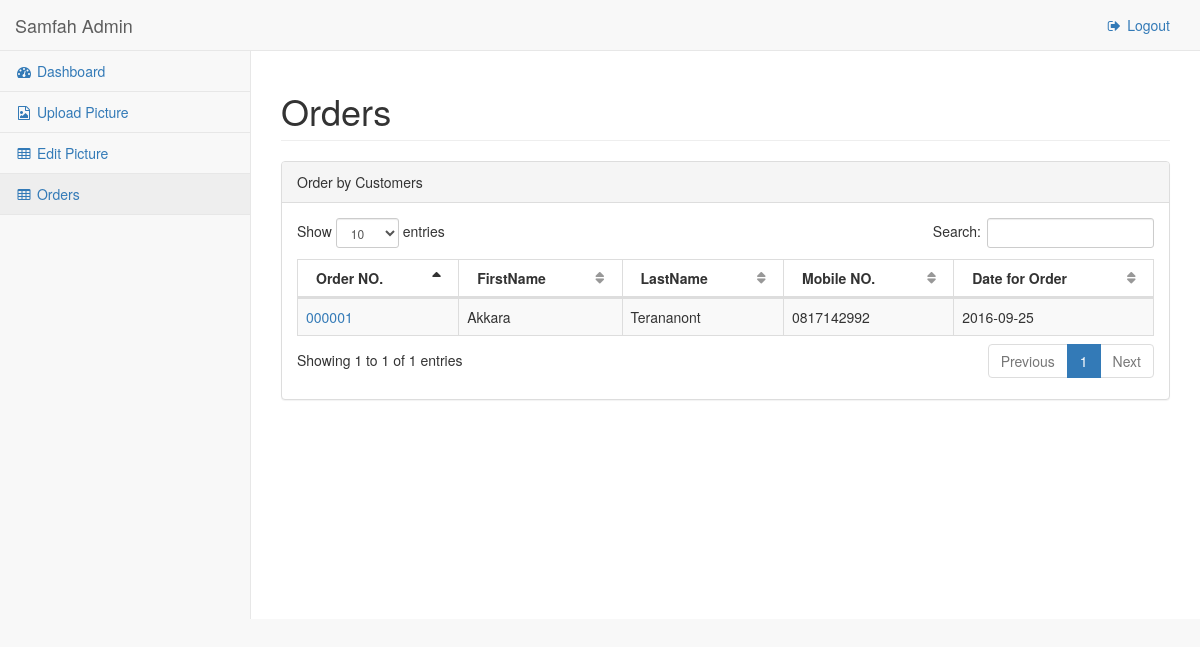
The app's page /backoffice/pages/orders.php (signed in) with its own data.
### tables this page shows
CREATE TABLE `orders` (
  `Order_ID` int(6) unsigned zerofill NOT NULL AUTO_INCREMENT,
  `Date_for_Orders` date NOT NULL,
  `Date_for_Reserve` datetime NOT NULL,
  `Customer_ID` int(5) unsigned zerofill NOT NULL,
  PRIMARY KEY (`Order_ID`)
);

CREATE TABLE `customers` (
  `Customer_ID` int(5) unsigned zerofill NOT NULL AUTO_INCREMENT,
  `Customer_FirstName` varchar(30) NOT NULL,
  `Customer_LastName` varchar(30) NOT NULL,
  `Customer_Address` varchar(500) NOT NULL,
  `Customer_Phone` varchar(9) DEFAULT NULL,
  `Customer_Mobile` varchar(10) NOT NULL,
  `Customer_Email` varchar(30) NOT NULL,
  `Customer_LineID` varchar(20) DEFAULT NULL,
  `Customer_FBName` varchar(20) DEFAULT NULL,
  `Customer_Status` varchar(10) NOT NULL,
  PRIMARY KEY (`Customer_ID`)
);

### backoffice/pages/orders.php (the view, shortened to what this page needs)
<!DOCTYPE html>
<html lang="en">
<head>
    <link href="../vendor/bootstrap/css/bootstrap.min.css" rel="stylesheet">
    <link href="../vendor/metisMenu/metisMenu.min.css" rel="stylesheet">
    <link href="../vendor/datatables-plugins/dataTables.bootstrap.css" rel="stylesheet">
    <link href="../vendor/datatables-responsive/dataTables.responsive.css" rel="stylesheet">
    <link href="../dist/css/sb-admin-2.css" rel="stylesheet">
    <link href="../vendor/font-awesome/css/font-awesome.min.css" rel="stylesheet" type="text/css">
</head>
<body>
    <div id="wrapper">
        <nav class="navbar navbar-default navbar-static-top" role="navigation" style="margin-bottom: 0">
            <div class="navbar-header">
                <a class="navbar-brand" href="index.php">Samfah Admin</a>
            </div>
            <ul class="nav navbar-top-links navbar-right">
              <li><a href="logout.php"><i class="fa fa-sign-out fa-fw"></i> Logout</a></li>
            </ul>
            <div class="navbar-default sidebar" role="navigation">
                <div class="sidebar-nav navbar-collapse">
                    <ul class="nav" id="side-menu">
                        <li>
                            <a href="index.php"><i class="fa fa-dashboard fa-fw"></i> Dashboard</a>
                        </li>
                        <li>
                            <a href="upload_picture.php"><i class="fa fa-file-picture-o fa-fw"></i> Upload Picture</a>
                        </li>
                        <li>
                            <a href="edit_picture.php"><i class="fa fa-table fa-fw"></i> Edit Picture</a>
                        </li>
                        <li>
                            <a href="orders.php"><i class="fa fa-table fa-fw"></i> Orders</a>
                        </li>
                    </ul>
                </div>
            </div>
        </nav>
        <div id="page-wrapper">
            <div class="row">
                <div class="col-lg-12">
                    <h1 class="page-header">Orders</h1>
                </div>
            </div>
            <div class="row">
                <div class="col-lg-12">
                    <div class="panel panel-default">
                        <div class="panel-heading">
                            Order by Customers
                        </div>
                        <div class="panel-body">
                            <table width="100%" class="table table-striped table-bordered table-hover" id="dataTables-example">
                                <thead>
                                    <tr>
                                        <th>Order NO.</th>
                                        <th>FirstName</th>
                                        <th>LastName</th>
                                        <th>Mobile NO.</th>
                                        <th>Date for Order</th>
                                    </tr>
                                </thead>
                                <tbody>
                                  <?php
                                  require_once('../../app/config.inc.php');
                                  $strsql  = "SELECT customers.Customer_ID as customerid,orders.Order_ID as orders,customers.Customer_FirstName as firstname,customers.Customer_LastName as lastname, ";
                                  $strsql .= "customers.Customer_Mobile as mobile,orders.Date_for_Orders as dateorder ";
                                  $strsql .= "FROM ";
                                  $strsql .= "orders,customers ";
                                  $strsql .= "WHERE ";
                                  $strsql .= "orders.Customer_ID = customers.Customer_ID ";
                                  $result = mysqli_query($objCon,$strsql);
                                  ?>
                                  <?php   while($row = mysqli_fetch_array($result,MYSQLI_ASSOC)){ ?>
                                  <tr class="odd_gradeX">
                                  <td><a href="orders-details.php?orderid=<?=$row['orders']?>&customerid=<?=$row['customerid']?>" target="_blank"><?php echo $row['orders']?></a></td>
                                  <td><?php echo $row['firstname']?></td>
                                  <td><?php echo $row['lastname']?></td>
                                  <td><?php echo $row['mobile']?></td>
                                  <td class="center"><?php echo $row['dateorder']?></td>
                                  </tr>
                                  <?php } ?>
                                </tbody>
                            </table>
                        </div>
                    </div>
                </div>
            </div>
        </div>
    </div>
</body>
</html>

### records on screen
orders: Order_ID "000001", Customer_ID.Customer_FirstName "Akkara", Customer_ID.Customer_LastName "Terananont", Customer_ID.Customer_Mobile "0817142992", Date_for_Orders "2016-09-25"
